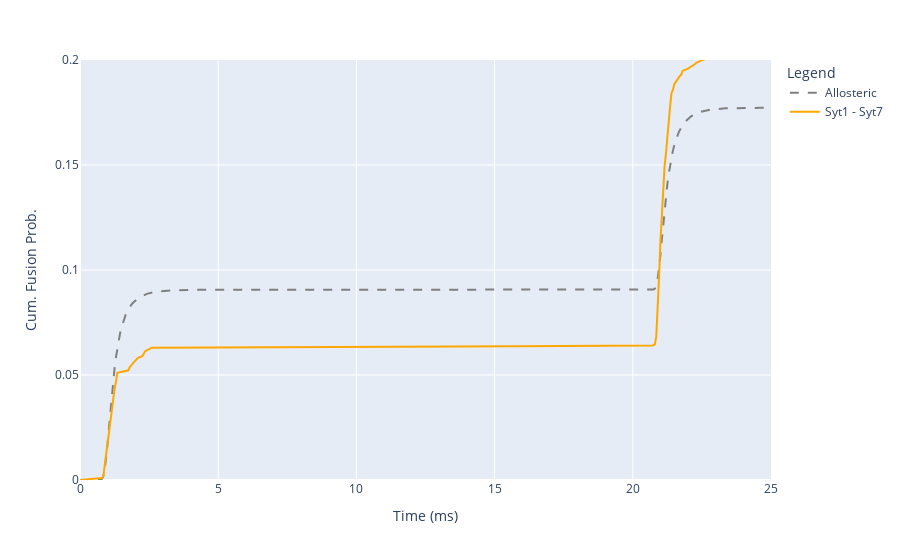

Write notebook code for a chart like this one.
### Code cell
fig = px.line()

fig.add_scatter(x=allosteric_ap_sim['timestamp'], y=allosteric_ap_sim['probability']['Fused'],
mode='lines', line={'color':allo_col, 'dash':'dash'}, name='Allosteric')

fig.add_scatter(x=clamp_ap_sim['timestamp'], y=clamp_ap_sim['probability']['Fused'],
mode='lines', line={'color':clamp_col, 'dash':'solid'}, name=clamp_model.name)

fig.update_layout(
    legend = {'title': 'Legend'},
    xaxis = {'title': 'Time (ms)', 'range': [0, 25]},
    yaxis = {'title': 'Cum. Fusion Prob.', 'range': [0, 0.2]},
    hovermode='x'
)

fig.show()

### Figure 1 — Plotly figure (JSON) as saved in the notebook; plotly's stock layout.template omitted (floating-point values rounded to 4 significant figures; data arrays with more than 128 entries replaced by an {"elided": "..."} marker saying what was removed)
{"data": [{"hovertemplate": "<extra></extra>", "legendgroup": "", "line": {"color": "#636efa", "dash": "solid"}, "marker": {"symbol": "circle"}, "mode": "lines", "name": "", "orientation": "v", "showlegend": false, "type": "scatter", "xaxis": "x", "yaxis": "y"}, {"line": {"color": "rgb(128,128,128)", "dash": "dash"}, "mode": "lines", "name": "Allosteric", "type": "scatter", "x": {"elided": "541 float values"}, "y": {"elided": "541 float values"}}, {"line": {"color": "rgb(255,167,0)", "dash": "solid"}, "mode": "lines", "name": "Syt1 - Syt7", "type": "scatter", "x": {"elided": "541 float values"}, "y": {"elided": "541 float values"}}], "layout": {"hovermode": "x", "legend": {"title": {"text": "Legend"}, "tracegroupgap": 0}, "margin": {"t": 60}, "xaxis": {"anchor": "y", "domain": [0, 1], "range": [0, 25], "title": {"text": "Time (ms)"}}, "yaxis": {"anchor": "x", "domain": [0, 1], "range": [0, 0.2], "title": {"text": "Cum. Fusion Prob."}}}}
